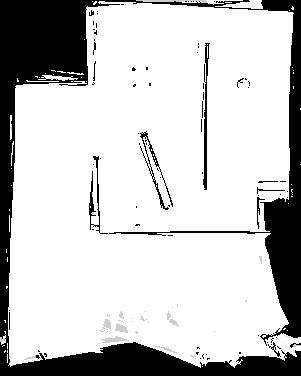
#> input picture ImageEditing/finalMapedited.png, 301 x 376 px
$ jupyter execute imgEditing.ipynb   (shell and % lines are left out)
#> lines starting #> are read from the running program, lines starting #| are printed output that depends on the picture; after the words box and inside, x2 and y2 are one past the last pixel; in counts of white or black regions, pixels touching at a corner belong together
[cell 1]
#installations for image editing

[cell 2]
import matplotlib.pyplot as plt
import cv2
import numpy as np
from skimage.morphology import binary_erosion, binary_opening, disk, square

[cell 3]
img = cv2.imread('finalMapedited.png', 2)
#> img is the input picture: shape (376, 301); min 0, max 255, mean 198
plt.imshow(img,cmap='gray')
ret, bw_img = cv2.threshold(img, 127, 255, cv2.THRESH_BINARY)
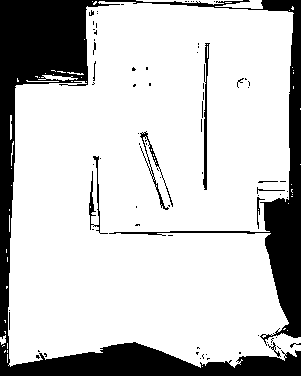
#> bw_img: shape (376, 301); 78.1% white; 77 black regions (66 under 20 px), largest, box (x1, y1, x2, y2) and area: (0, 0, 301, 376) 23311, (203, 43, 210, 190) 409, (140, 131, 173, 210) 324
# converting to its binary form
bw = cv2.threshold(img, 127, 255, cv2.THRESH_BINARY)

#change the image to binary
#255 is where the black areas are. We want to keep that.
cond = bw_img == 255
cond2 = bw_img < 255
bw_img[cond]=1
bw_img[cond2]=0

#create the kernel to perform erosion, number is how big we want the erosion to be
kernel=square(12)
#can use disk too if we want circular erosion. Depends on what is better

#smooth the image
bw_img = binary_opening(bw_img, kernel)
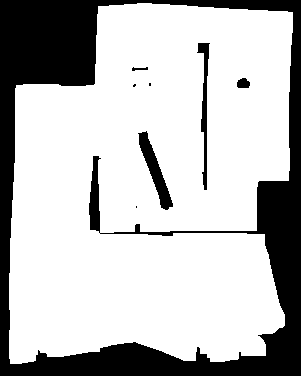
#> bw_img: shape (376, 301) bool; 73.9% white; 8 black regions (3 under 20 px), largest, box (x1, y1, x2, y2) and area: (0, 0, 301, 376) 27811, (138, 131, 173, 210) 871, (197, 43, 210, 190) 660, (237, 78, 250, 88) 106, (132, 67, 148, 71) 38

#erode it to make the black areas bigger
bw_img = binary_erosion(bw_img, kernel)
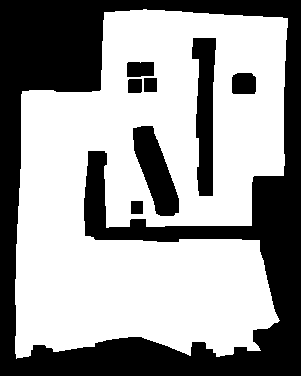
#> bw_img: shape (376, 301) bool; 60.4% white; 8 black regions, largest, box (x1, y1, x2, y2) and area: (0, 0, 301, 376) 38569, (192, 38, 216, 196) 2596, (133, 126, 179, 216) 2246

plt.imshow(bw_img,cmap='gray')
plt.show()
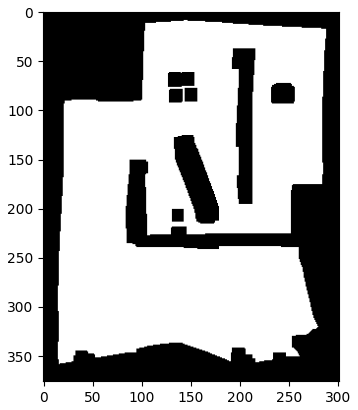
#> figure drawn by matplotlib, 1 panel

new_img=np.zeros(bw_img.shape)
for i in range(bw_img.shape[0]):
    for j in range(bw_img.shape[1]):
        if (bw_img[i][j]==False):
            # 1 is obstacles
            new_img[i][j]=1
        else:
            # 0 is open space
            new_img[i][j]=0

#  save image array to text file
np.savetxt("mapArray.txt", new_img, delimiter =",",fmt='%d')

# [11 lines of commented-out code are left out]

[cell 4]
print(new_img.shape)
#| (376, 301)
# export edited file
cv2.imwrite("newimg.png", new_img*255)
#> Out = True
